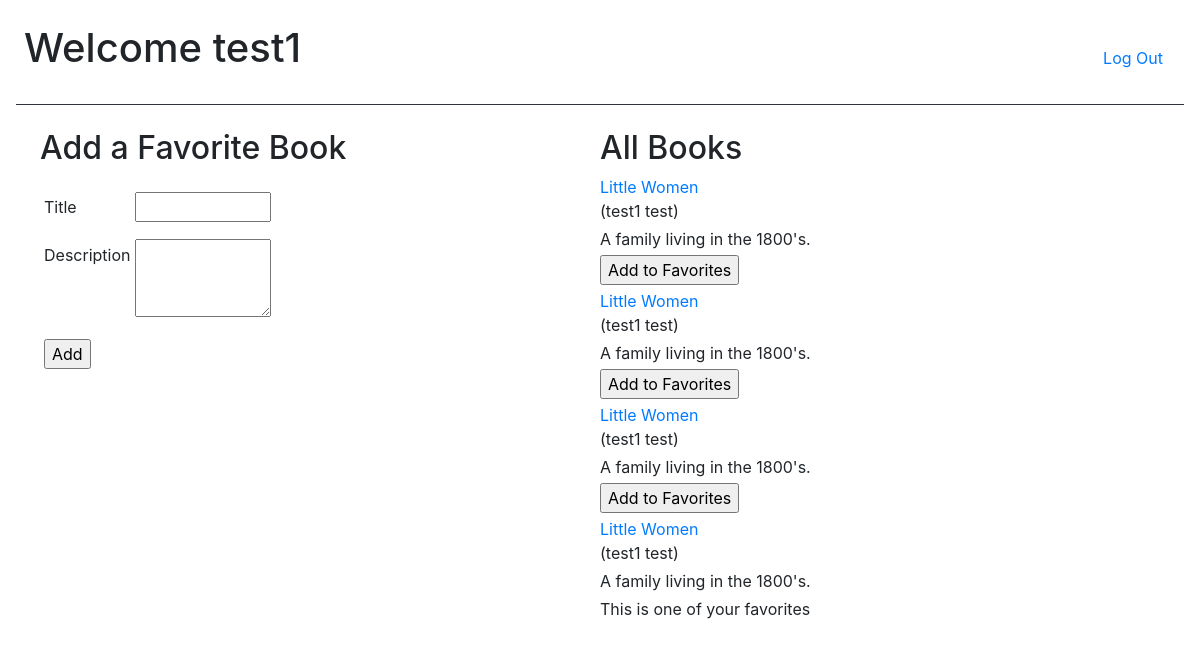
/books (signed in), run on an earlier commit of the app's database.
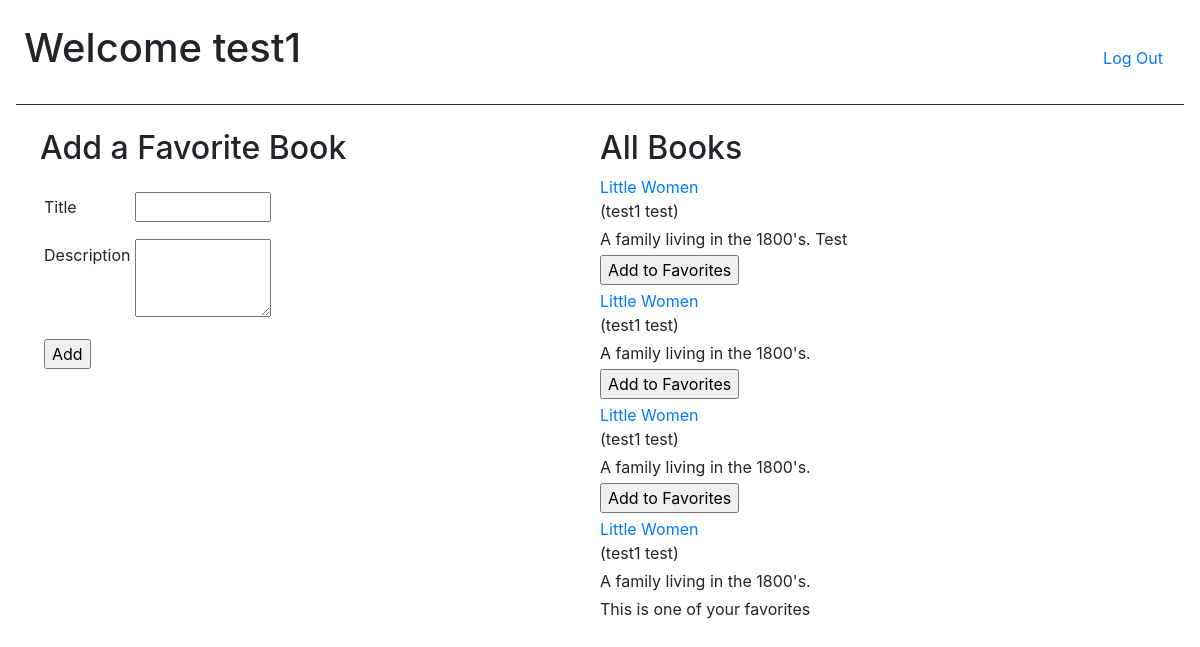
And on a later commit of the database.
### favorites/models.py (models this page shows)
class Book(models.Model):
    title = models.CharField(max_length=255)
    desc = models.TextField()
    created_at = models.DateTimeField(auto_now_add=True)
    updated_at = models.DateTimeField(auto_now=True)
    uploaded_by = models.ForeignKey(User, related_name="books", on_delete=models.CASCADE)
    users_who_like = models.ManyToManyField(User, related_name="liked_books")

class User(models.Model):
    first_name = models.CharField(max_length=255)
    last_name = models.CharField(max_length=255)
    email = models.EmailField()
    password = models.CharField(max_length=255)
    created_at = models.DateTimeField(auto_now_add=True)
    updated_at = models.DateTimeField(auto_now=True)
    objects = UserManager()

### favorites/views.py (the view)
# urls.py: path('books', views.books),
def books(request):
    if 'userid' in request.session:
        user = User.objects.filter(id=request.session['userid'])
        if user:
            context = {
                "user": user[0],
                "books": Book.objects.all(),
                "books_user_likes": User.objects.get(id=request.session['userid']).liked_books.all(),
            }
        return render(request, 'books.html', context)
    return redirect('/login')

### favorites/templates/books.html (shortened to what this page needs)
<!DOCTYPE html>
<html lang="en">
<head>
    <link rel="stylesheet" href="https://stackpath.bootstrapcdn.com/bootstrap/4.5.2/css/bootstrap.min.css"
>
</head>
<body class="p-3">
    <header class="d-flex p-2 align-items-baseline">
        <h1 class="mr-auto">Welcome {{ user.first_name}}</h1>
        <form action="/log_off" method="POST">
            <input class="btn btn-link" type="submit" name="log_off" value="Log Out">
        </form>
    </header>
    <hr class="bg-dark">
    <div class="d-flex p-2 justify-content-between">
        <div class="w-50">
            <h2 class="pl-3">Add a Favorite Book</h2>
            <form class="p-3" action="/add_book" method="POST">
                <div class="form-group">
                    <label for="title" class="col-sm-2 col-form-label p-1">Title</label>
                    <input type="text" name="title" class="w-25">
                </div>
                <div class="form-group">
                    <label for="desc" class="col-sm-2 col-form-label p-1 align-top">Description</label>
                    <textarea name="desc" cols="20" rows="3" class="w-25"></textarea>
                </div>
                <input type="submit" name="add" value="Add" class="form-group ml-1">
            </form>
        </div>
        <div class="w-50">
            <h2 class="mt-0">All Books </h2>
            {% for book in books %}
            <a href="/books/{{ book.id }}" class="mt-0 mb-1">{{ book.title }}</a>
            <p class="mt-0 mb-1">({{ book.uploaded_by.first_name }} {{ book.uploaded_by.last_name }})</p>
            <p class="mt-0 mb-1">{{ book.desc }}</p>
            {% if book in books_user_likes %}
            <p class="mt-0 mb-1">This is one of your favorites</p>
            {% else %}
            <form class="mt-0 mb-1" action="/add_favorite" method="POST">
                <input type="submit" name="add_fav" value="Add to Favorites">
            </form>
            {% endif %}
            {% endfor %}
        </div>
    </div>
</body>
</html>

What changed in the data, as far as the page shows it:
changed Book: desc "A family living in the 1800's." → "A family living in the 1800's. Test"
